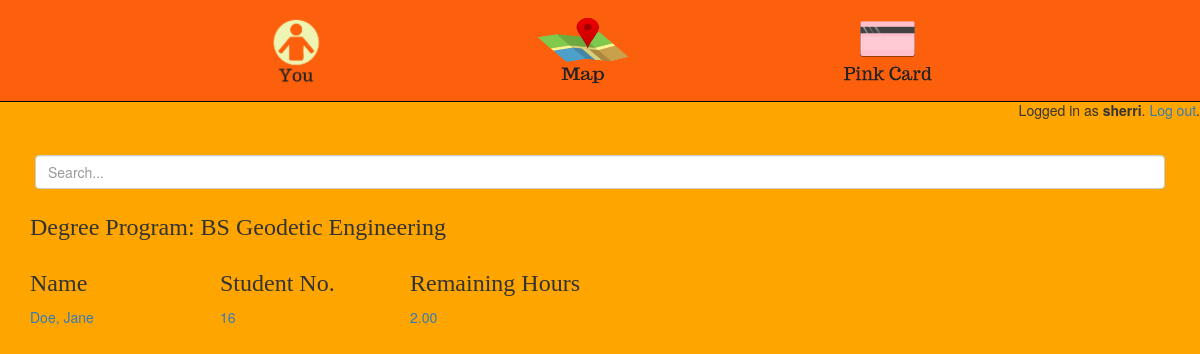
Screenshot of /librarian/deg_prog/8/ (signed in) with the database file from the repository.
### pinkcard/models.py (models this page shows, shortened)
class User(AbstractUser):
	username = models.CharField(max_length=30, unique=True)
	is_student = models.BooleanField(default=False)
	is_librarian = models.BooleanField(default=False)
	USERNAME_FIELD = 'username'

class Student(models.Model):
	user = models.OneToOneField(User, on_delete=models.CASCADE, primary_key=True)
	id_no = models.IntegerField(null=False)
	last_name = models.CharField(max_length = 30, default="Doe")
	first_name = models.CharField(max_length = 30, default="Jane")
	degree_prog = models.ForeignKey(DegreeProg, null=True, blank=True,on_delete=models.CASCADE)
	rem_hours = models.DecimalField(decimal_places=2,max_digits=1000,default=20.0)
	total_elec_usage = models.DecimalField(decimal_places=2,max_digits=1000,default=0)

class DegreeProg(models.Model):
	deg_name = models.CharField(max_length=200, default='Non Major')
	def __str__(self):
		return self.deg_name
	class Meta:
		ordering = ('deg_name',)

### pinkcard/views/librarian.py (the view)
# urls.py: path('deg_prog/<int:pk>/', librarian.DegProgStudentList.as_view(), name="DegProgStudentList"),
class DegProgStudentList(ListView):
	template_name = 'pinkcard/librarian/list_students.html'
	model = Student
	context_object_name = 'students'
	def get_queryset(self):
		self.degree_prog = get_object_or_404(DegreeProg, pk=self.kwargs['pk'])
		return Student.objects.filter( degree_prog = self.degree_prog)

### pinkcard/templates/pinkcard/librarian/list_students.html
{% extends 'base.html' %}
{% block content %}
	<div class="md-form mt-0" id="search-bar">
  		<input class="form-control" type="text" placeholder="Search..." aria-label="Search">
	</div>
	<div>
		<h3>Degree Program: {{ students.0.degree_prog }}</h3>
	</div>
	<div class="row text-left row-no-gutters">
		<div class="col-sm-2"> <h3>Name</h3> </div>
		<div class="col-sm-2"> <h3>Student No.</h3> </div>
		<div class="col-sm-2"> <h3>Remaining Hours</h3> </div>
	</div>
	{% for s in students %}
	<div class="row text-left row-no-gutters" id="row-student">
		<div class="col-sm-2">
			<a href="#">{{ s.last_name }}, {{ s.first_name }}</a>
		</div>
		<div class="col-sm-2">
			<a href="#">{{ s.id_no }}</a>
		</div>
		<div class="col-sm-2">
			<a href="#">{{ s.rem_hours}}</a>
		</div>
	</div>
	{% endfor %}
{% endblock content %}

### templates/base.html (shortened to what this page needs)
{% load static %}
<!doctype html>
<html lang="en">
	<head>
		<link rel="stylesheet" href="https://maxcdn.bootstrapcdn.com/bootstrap/3.4.0/css/bootstrap.min.css">
		<link rel="stylesheet" type="text/css" href="{% static 'css/app.css' %}">
	    {% if user.is_authenticated and user.is_librarian %}
	      <link rel="stylesheet" type="text/css" href="{% static 'css/librarian.css' %}">
	    {% else %}
	      <link rel="stylesheet" type="text/css" href="{% static 'css/students.css' %}">
	    {% endif %}
	</head>
	<body>
		{% if user.is_authenticated and user.is_student %}
		<div>
		<nav class="navbar navbar-inverse navbar-fixed-top">
			<div class="menu-container">
			    <ul class="nav navbar-nav">
			    	<li><a id="navbar-brand" href="#"><img src="/static/img/you.png" id="you" width="73" height="73"></a></li>
			    	<li><a id="navbar-brand" href="{% url 'students:map' %}"><img src="/static/img/map.png" id="map" width="100" height="70"></a></li>
			    	<li><a id="navbar-brand" href="#"><img src="/static/img/pinkcard.png" id="pinkcard" width="105" height="70"></a></li>
			    </ul>
			</div>
		</nav>
		</div>
		{% endif %}
		<br>
		<br>
		<br>
		<br>
		<br>
		<div class="col-6 text-right">
            {% if user.is_authenticated %}
            	<p class="pt-3">Logged in as <strong>{{ user.username }}</strong>. <a href="{% url 'logout' %}">Log out</a>.</p>
           	{% else %}
            	<a href="{% url 'login' %}" class="btn btn-light" role="button">Log in</a>
            	<a href="{% url 'signup' %}" class="btn btn-primary" role="button">Sign up</a>
          	{% endif %}
       	</div>
		<div class="container">
			<div class="content">
				{% block content %}
				{% endblock %}
			</div>
		</div>
	</body>
</html>

### static/css/app.css (style rules this page uses)
.navbar { background-color: #fc600c; }
.menu-container { position: relative; margin: 0 auto; margin-top: 0px; margin-top: -5px; max-width: 980px; padding: 0 50px; }
#navbar-brand { padding: 14px 100px; }
.nav.navbar-nav li a { color: black; font-family: OswaldRegular; }
#search-bar { padding: 5px; margin-top: 20px; }
h3 { font-family: OswaldRegular; }
a { text-decoration: none; }
li { color: black; }

### static/css/students.css (style rules this page uses)
body { background-color: orange; }

### rows the page displays
User: username "sherri"
Student: degree_prog.deg_name "BS Geodetic Engineering", last_name "Doe", first_name "Jane", id_no "16", rem_hours "2.00"
